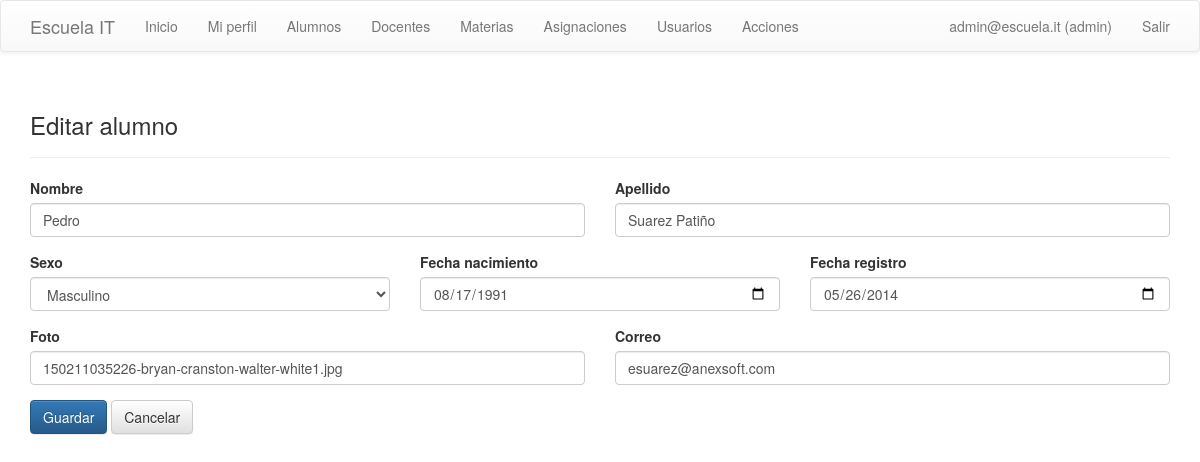
/index.php?controller=alumnos&action=form&id=2 (signed in), run on the app's committed database.
### tables this page shows
CREATE TABLE alumnos (
    id INT AUTO_INCREMENT PRIMARY KEY,
    nombre VARCHAR(50) NOT NULL,
    apellido VARCHAR(50) NOT NULL,
    sexo TINYINT NOT NULL,
    fecha_nacimiento DATE DEFAULT NULL,
    fecha_registro DATE DEFAULT NULL,
    foto VARCHAR(50) NOT NULL,
    correo VARCHAR(50) NOT NULL
);

### controllers/BaseCrudController.php (called while the page is built, shortened)
<?php
class BaseCrudController
{
    protected function view($template, $data = array())
    {
        extract($data);
        require BASE_PATH . '/views/layout/header.php';
        require BASE_PATH . '/views/' . $template . '.php';
        require BASE_PATH . '/views/layout/footer.php';
    }
}

### controllers/AlumnosController.php (called while the page is built, shortened)
<?php
require_once BASE_PATH . '/controllers/BaseCrudController.php';
require_once BASE_PATH . '/models/AlumnoModel.php';
class AlumnosController extends BaseCrudController
{
    private $model;
    public function __construct()
    {
        $this->model = new AlumnoModel();
    }
    public function form()
    {
        $row = array('id' => '', 'nombre' => '', 'apellido' => '', 'sexo' => '1', 'fecha_nacimiento' => '', 'fecha_registro' => date('Y-m-d'), 'foto' => '', 'correo' => '');
        if (!empty($_GET['id'])) {
            $found = $this->model->find((int) $_GET['id']);
            if ($found) {
                $row = $found;
            }
        }
        $this->view('alumnos/form', array('row' => $row));
    }
}

### index.php (called while the page is built, shortened)
<?php
$action = isset($_GET['action']) ? $_GET['action'] : (isset($_SESSION['user']) ? 'index' : 'login');
$controller = new $controllerMap[$controllerName]();
$controller->$action();

### config/database.php (called while the page is built)
<?php
class Database
{
    public static function connect()
    {
        $host = getenv('DB_HOST') ? getenv('DB_HOST') : 'localhost';
        $dbname = getenv('DB_NAME') ? getenv('DB_NAME') : 'name_db';
        $user = getenv('DB_USER') ? getenv('DB_USER') : 'user_db';
        $pass = getenv('DB_PASS') ? getenv('DB_PASS') : 'user_pass';
        $charset = getenv('DB_CHARSET') ? getenv('DB_CHARSET') : 'utf8';
        $dsn = 'mysql:host=' . $host . ';dbname=' . $dbname . ';charset=' . $charset;
        return new PDO($dsn, $user, $pass, array(
            PDO::ATTR_ERRMODE => PDO::ERRMODE_EXCEPTION,
            PDO::ATTR_DEFAULT_FETCH_MODE => PDO::FETCH_ASSOC,
            PDO::ATTR_EMULATE_PREPARES => false,
        ));
    }
}

### models/BaseModel.php (called while the page is built, shortened)
<?php
require_once BASE_PATH . '/config/database.php';
class BaseModel
{
    public function __construct()
    {
        $this->pdo = Database::connect();
    }
}

### models/AlumnoModel.php (called while the page is built, shortened)
<?php
require_once BASE_PATH . '/models/BaseModel.php';
class AlumnoModel extends BaseModel
{
    public function find($id)
    {
        $stmt = $this->pdo->prepare('SELECT * FROM alumnos WHERE id = ?');
        $stmt->execute(array($id));
        return $stmt->fetch();
    }
}

### views/alumnos/form.php (the view, shortened to what this page needs)
<div class="page-header"><h3><?php echo $row['id'] ? 'Editar' : 'Nuevo'; ?> alumno</h3></div>
<form method="post" action="index.php?controller=alumnos&action=save">
    <div class="row">
        <div class="col-sm-6 form-group"><label>Nombre</label><input class="form-control" name="nombre" required value="<?php echo htmlspecialchars($row['nombre']); ?>"></div>
        <div class="col-sm-6 form-group"><label>Apellido</label><input class="form-control" name="apellido" required value="<?php echo htmlspecialchars($row['apellido']); ?>"></div>
        <div class="col-sm-4 form-group"><label>Sexo</label><select class="form-control" name="sexo"><option value="1" <?php echo ((string)$row['sexo']==='1')?'selected':''; ?>>Masculino</option></select></div>
        <div class="col-sm-4 form-group"><label>Fecha nacimiento</label><input type="date" class="form-control" name="fecha_nacimiento" value="<?php echo htmlspecialchars($row['fecha_nacimiento']); ?>"></div>
        <div class="col-sm-4 form-group"><label>Fecha registro</label><input type="date" class="form-control" name="fecha_registro" value="<?php echo htmlspecialchars($row['fecha_registro']); ?>"></div>
        <div class="col-sm-6 form-group"><label>Foto</label><input class="form-control" name="foto" value="<?php echo htmlspecialchars($row['foto']); ?>"></div>
        <div class="col-sm-6 form-group"><label>Correo</label><input type="email" class="form-control" name="correo" required value="<?php echo htmlspecialchars($row['correo']); ?>"></div>
    </div>
    <button class="btn btn-primary">Guardar</button>
    <a class="btn btn-default" href="index.php?controller=alumnos&action=index">Cancelar</a>
</form>

### data on the page
alumnos: nombre "Pedro", apellido "Suarez Patiño", sexo "Masculino", fecha_nacimiento "08/17/1991", fecha_registro "05/26/2014", foto "150211035226-bryan-cranston-walter-white1.jpg", correo "esuarez@anexsoft.com"

### other printed values
$user['correo'] "admin@escuela.it"
$roleLabel "admin"
